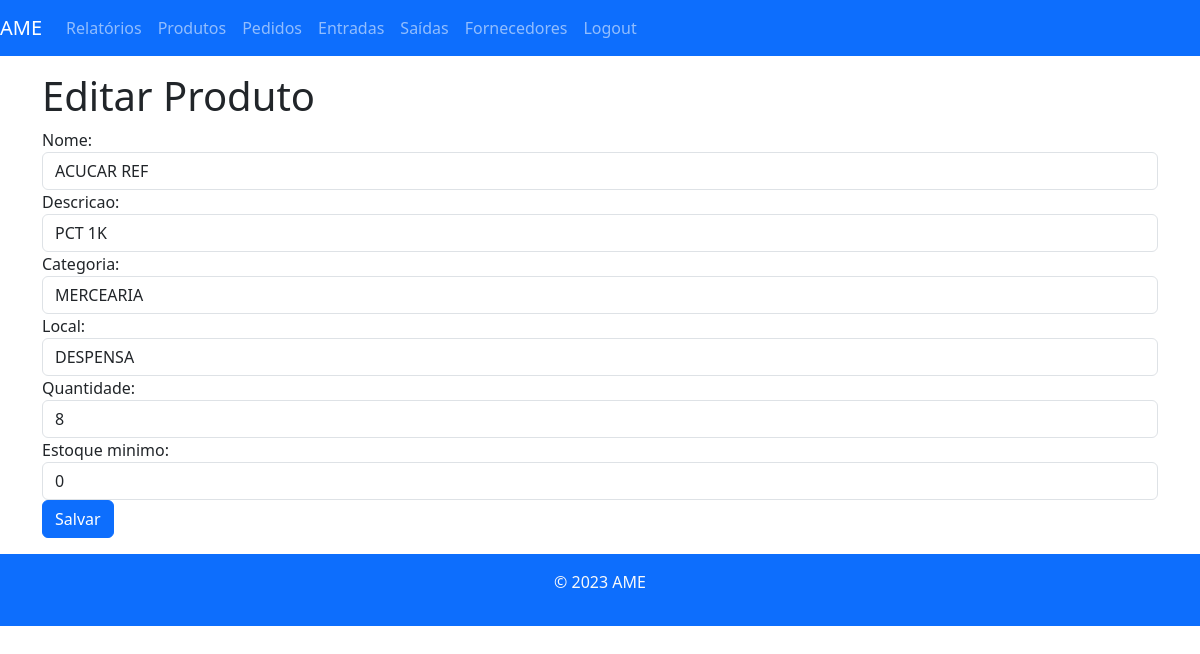
Before: /produto/25/editar/ (signed in) with the older database file.
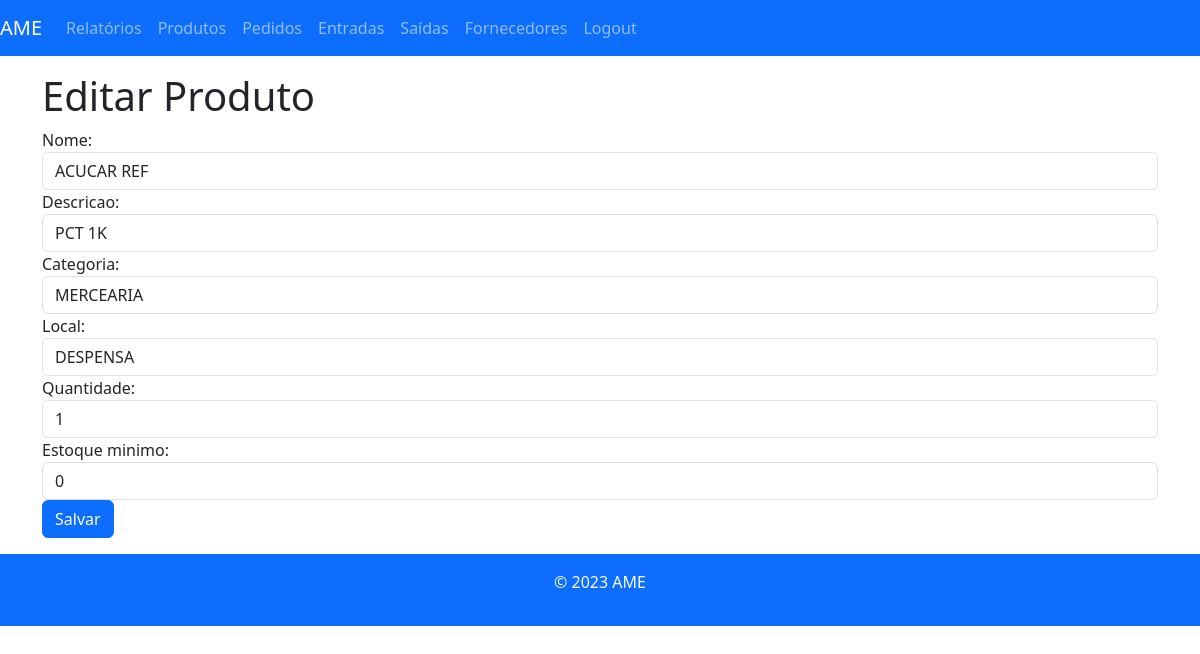
After: the same page with the newer database file.
### almoxarifado/models.py (models this page shows, shortened)
class Produto(models.Model):
    nome = models.CharField(max_length=255)
    descricao = models.TextField()
    quantidade = models.PositiveIntegerField()
    estoque_minimo = models.PositiveIntegerField()
    categoria = models.ForeignKey(Categoria, on_delete=models.CASCADE, default="")
    local = models.ForeignKey(LocalPrateleira, on_delete=models.CASCADE, default="")

### almoxarifado/views.py (the view)
# urls.py: path('produto/<int:produto_id>/editar/', editar_produto_view, name='editar_produto'),
@login_required
def editar_produto_view(request, produto_id):
    produto = get_object_or_404(Produto, id=produto_id)
    if request.method == 'POST':
        form = ProdutoForm(request.POST, instance=produto)
        if form.is_valid():
            form.save()
            return redirect('produtos')
    else:
        form = ProdutoForm(instance=produto)
    return render(request, 'editar_produto.html', {'form': form, 'produto': produto})

### almoxarifado/forms.py
class ProdutoForm(forms.ModelForm):
    class Meta:
        model = Produto
        fields = ['nome', 'descricao', 'categoria', 'local','quantidade', 'estoque_minimo']
        widgets = {
            'nome': forms.TextInput(attrs={'class': 'form-control', 'autocapitalize': 'characters'}),
            'descricao': forms.TextInput(attrs={'class': 'form-control', 'autocapitalize': 'characters'}),
            'categoria': forms.Select(attrs={'class': 'form-control'}),
            'local': forms.Select(attrs={'class': 'form-control'}),
            'quantidade': forms.NumberInput(attrs={'class': 'form-control'}),
            'estoque_minimo': forms.NumberInput(attrs={'class': 'form-control'}),
        }

### almoxarifado/models.py (called while the page is built)
    def __str__(self):
        return self.categoriaNome

    def __str__(self):
        return self.localNome

### almoxarifado/templates/editar_produto.html (shortened to what this page needs)
{% extends 'base.html' %}
{% load django_bootstrap5 %}
{% block content %}
    <h1>Editar Produto</h1>
    <form method="post" action="#">
        {{ form }}
        <button type="submit" class="btn btn-primary">Salvar</button>
    </form>
{% endblock %}

Changed rows visible on the page:
changed Produto "ACUCAR REF": quantidade "8" → "1"
